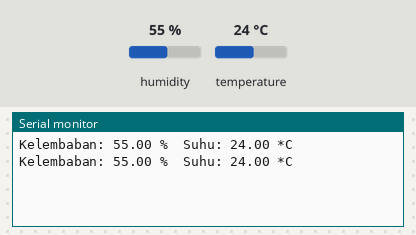
Recording of a sketch running on a simulated ESP32. On the bench: the last lines printed to the serial monitor. The test bench sets the inputs (shaded band); at power-on: humidity 55 %, temperature 24 °C.

Above: at 4.8 s.
4.9 s: humidity set to 22 %
At 7.3 s:
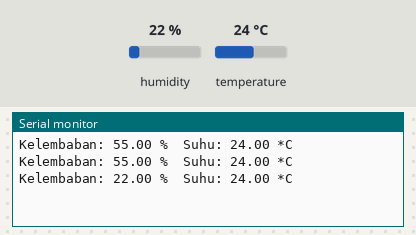
7.9 s: temperature set to 12 °C
At 9.0 s:
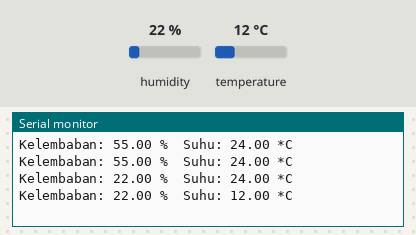
10.9 s: humidity set to 40 %
At 12.5 s:
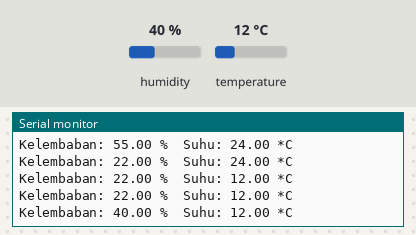
Timing chart, 0 to 14.0 s (numbered marks = the images above; inputs shaded):
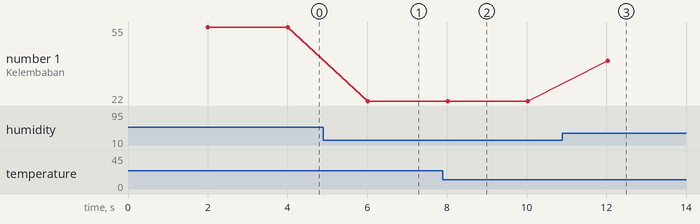

The sketch:

DHT22.ino
```cpp
#include <DHT.h>

#define DHTPIN 25       // Pin digital yang terhubung ke sensor DHT22
#define DHTTYPE DHT22  // Tipe sensor DHT22 (AM2302)

DHT dht(DHTPIN, DHTTYPE);

void setup() {
  Serial.begin(115200);
  dht.begin();
}

void loop() {
  delay(2000);  // Tunggu 2 detik antara pembacaan

  float humidity = dht.readHumidity();
  float temperature = dht.readTemperature();  // Baca suhu dalam Celsius

  // Periksa apakah pembacaan berhasil
  if (isnan(humidity) || isnan(temperature)) {
    Serial.println("Gagal membaca dari sensor DHT22!");
  } else {
    Serial.print("Kelembaban: ");
    Serial.print(humidity);
    Serial.print(" %\t");
    Serial.print("Suhu: ");
    Serial.print(temperature);
    Serial.println(" *C");
  }
}
```

Measured:
- after the input at 4.9 s, the serial monitor: prints a new line after 1.1 s (image 1)
- after the input at 7.9 s, the serial monitor: prints a new line after 0.12 s (image 2)
- after the input at 10.9 s, the serial monitor: prints a new line after 1.1 s (image 3)
- plotted number 1: 55 → 22 after the input at 4.9 s, 22 → 40 after the input at 10.9 s
